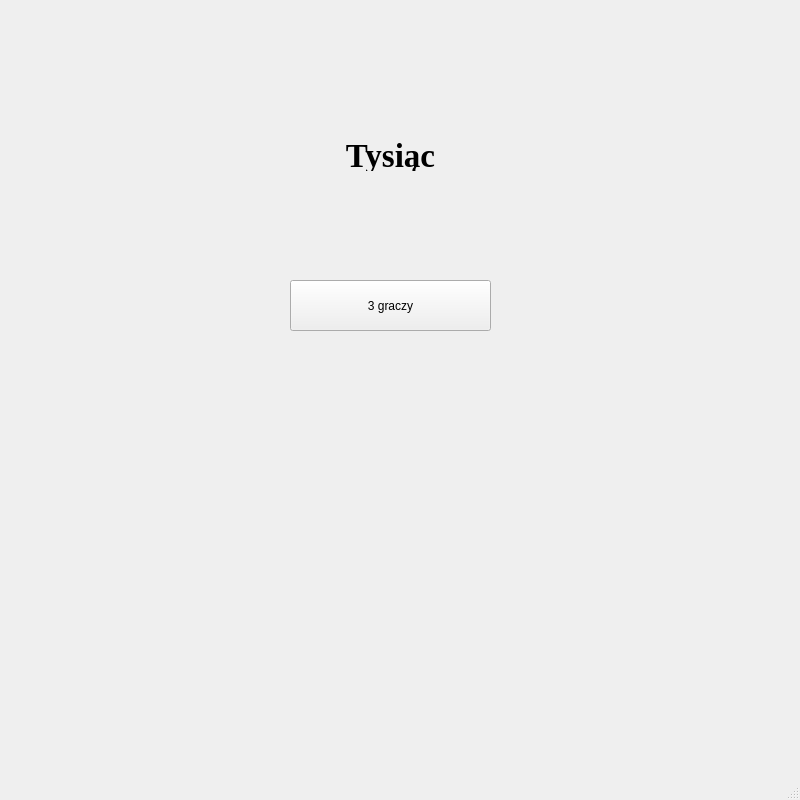
<?xml version="1.0" encoding="UTF-8"?>
<ui version="4.0">
 <class>MainWindow</class>
 <widget class="QMainWindow" name="MainWindow">
  <property name="geometry">
   <rect>
    <x>0</x>
    <y>0</y>
    <width>800</width>
    <height>800</height>
   </rect>
  </property>
  <property name="sizePolicy">
   <sizepolicy hsizetype="Fixed" vsizetype="Fixed">
    <horstretch>0</horstretch>
    <verstretch>0</verstretch>
   </sizepolicy>
  </property>
  <property name="minimumSize">
   <size>
    <width>800</width>
    <height>800</height>
   </size>
  </property>
  <property name="maximumSize">
   <size>
    <width>800</width>
    <height>800</height>
   </size>
  </property>
  <property name="windowTitle">
   <string>MainWindow</string>
  </property>
  <widget class="QWidget" name="centralwidget">
   <widget class="QPushButton" name="pushButton">
    <property name="geometry">
     <rect>
      <x>290</x>
      <y>280</y>
      <width>201</width>
      <height>51</height>
     </rect>
    </property>
    <property name="text">
     <string>3 graczy</string>
    </property>
   </widget>
   <widget class="QLabel" name="label">
    <property name="geometry">
     <rect>
      <x>330</x>
      <y>140</y>
      <width>121</width>
      <height>31</height>
     </rect>
    </property>
    <property name="font">
     <font>
      <family>Times New Roman</family>
      <pointsize>25</pointsize>
      <weight>75</weight>
      <bold>true</bold>
     </font>
    </property>
    <property name="text">
     <string>Tysiąc</string>
    </property>
    <property name="alignment">
     <set>Qt::AlignCenter</set>
    </property>
   </widget>
  </widget>
  <widget class="QMenuBar" name="menubar">
   <property name="geometry">
    <rect>
     <x>0</x>
     <y>0</y>
     <width>800</width>
     <height>20</height>
    </rect>
   </property>
  </widget>
  <widget class="QStatusBar" name="statusbar"/>
 </widget>
 <resources/>
 <connections/>
</ui>
